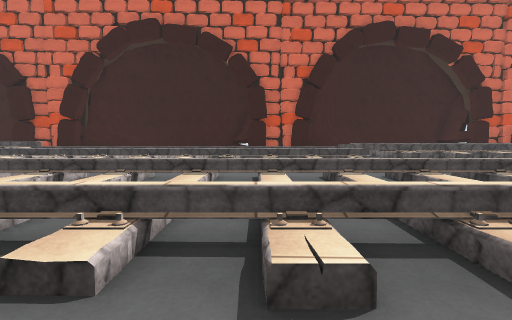
[1] (above)

24 first-person views from a walk through a 3-D level made in the Unity game engine. The camera is 1.2 m above the floor, tilts 4° down and sees 85° across. The floor is counted in squares, 2 m on a side. Each view is taken from the middle of a square. On the plan, view 1 faces up. The plan holds only what a view shows up to about 9 squares ahead; the rest is blank. The place goes on beyond the plan. The player character is not drawn. Surface patterns are stand-ins for the level's own textures.

[2]
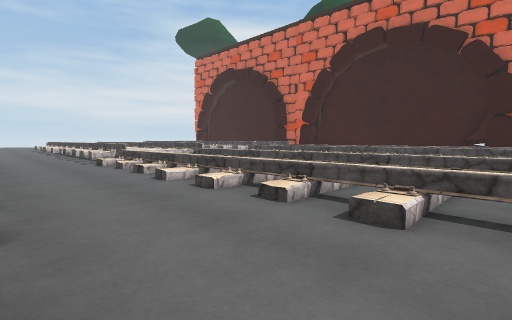

[3]
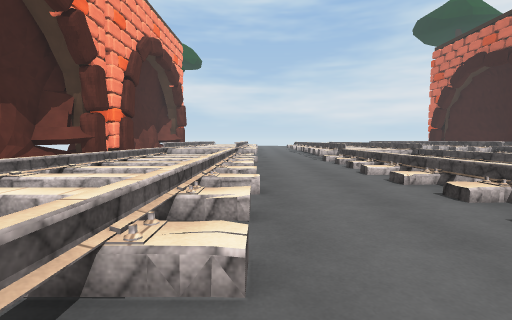

[4]
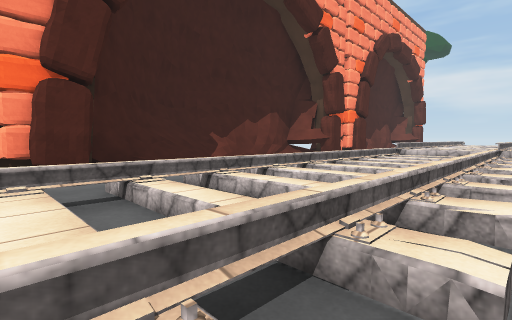

[5]
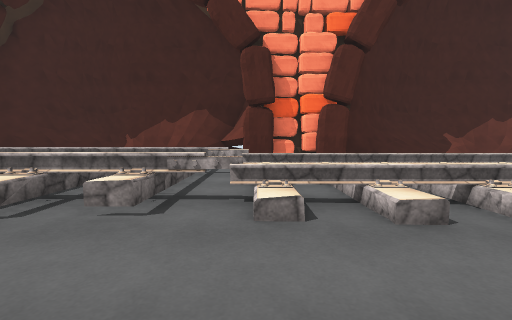

[6]
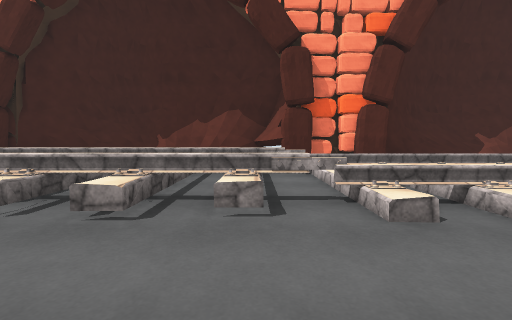

[7]
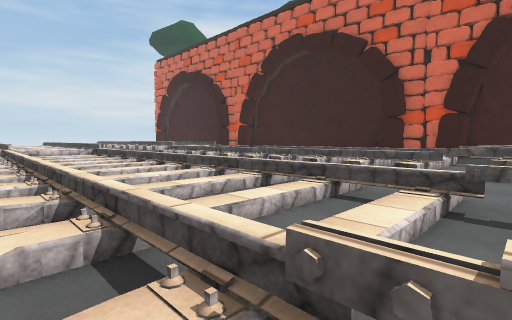

[8]
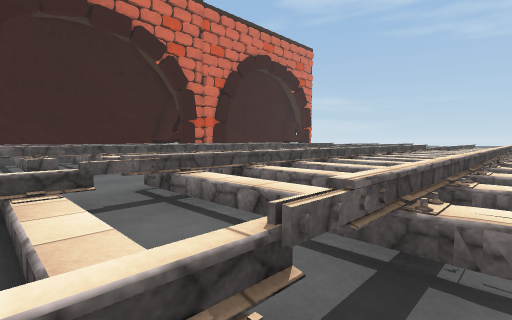

[9]
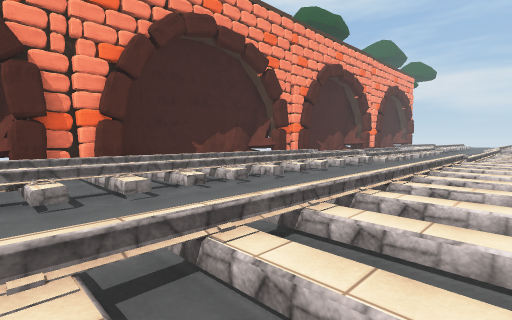

[10]
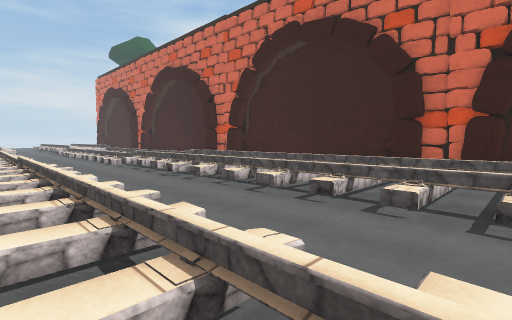

[11]
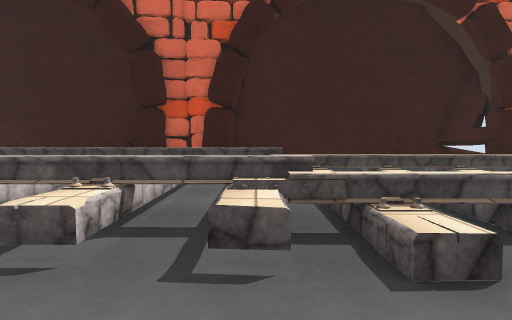

[12]
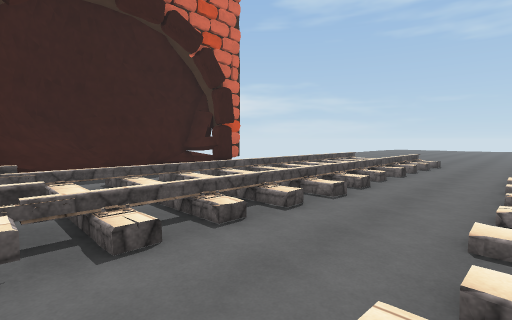

[13]
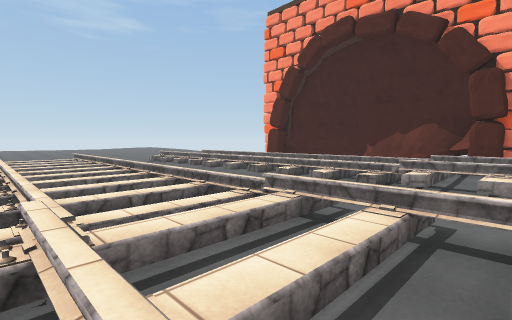

[14]
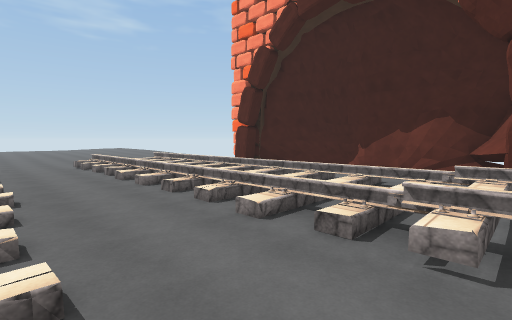

[15]
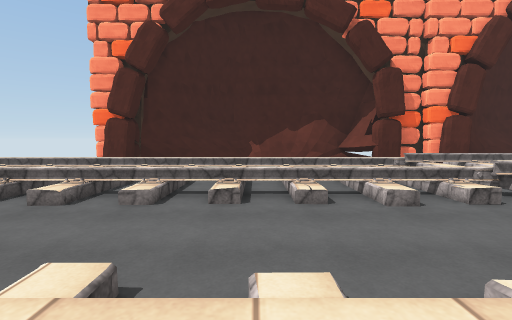

[16]
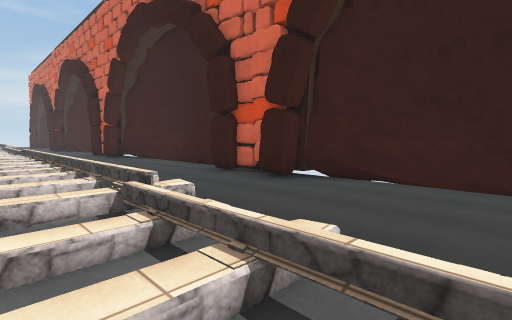

[17]
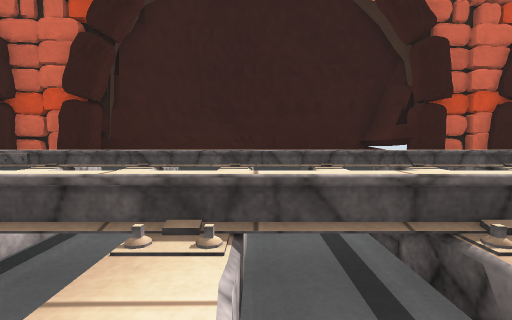

[18]
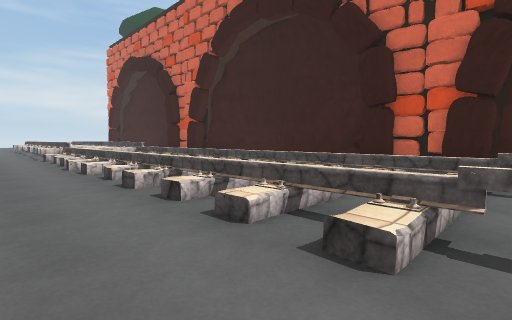

[19]
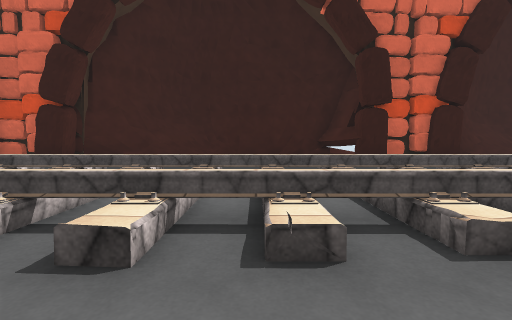

[20]
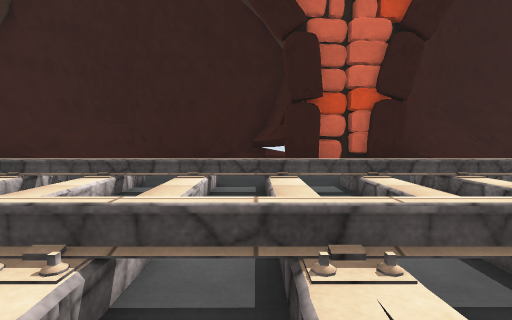

[21]
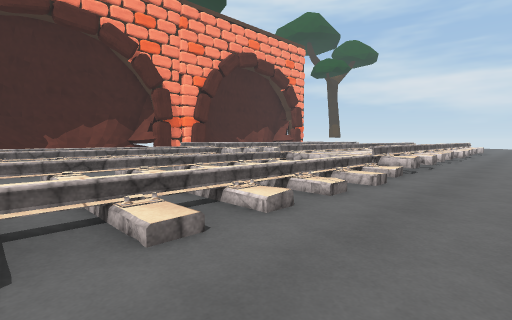

[22]
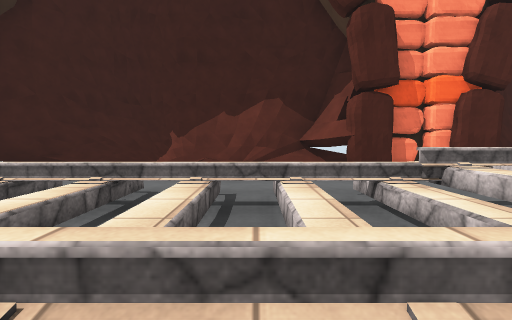

[23]
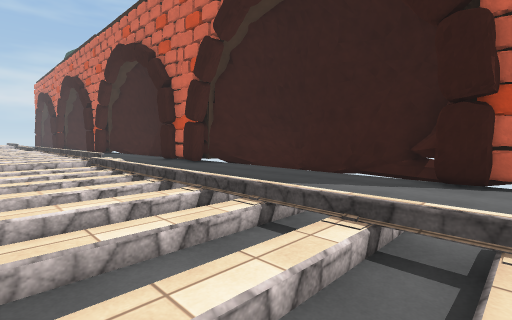

[24]
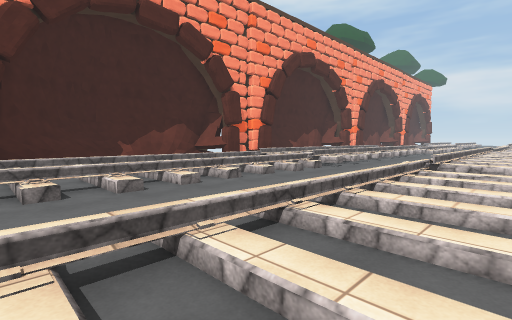

### Floor plan
Key: @ floor where view 1 was taken; # wall or solid block; x gap in a wall; . main floor; : floor 0.25 m higher than the main floor; - floor 0.25 m lower than the main floor; / step, stairs or slope; = window, fence, low wall or low ledge; ^ raised ledge; v drop or lower ground.
Columns run from 7 left of view 1 to 21 right of it. Each row starts with its distance up from view 1.
 14 ########  ######## #########
 13 #.   ..####    ..###.......##
 12        ......................
 11  ...........  ...............
 10 //////////..=   #  .....  ...
  9 ==========x^^^^^v^^v^=///////
  8   .........^^^^^v^^v^////////
  7 ==========x^^^^^v^^v^////////
  6 .....................////////
  5 .............................
  4 ^==/========/////////= //////
  3 ^:::::......//////////..:::::
  2 ^:::=:=======/////////..::::/
  1 /:.::#......./////////=//////
  0 .......@.....................
 -1 ^./////////==/=//=.==.//./...
 -2 ^=========///=//= ====////...
 -3 ^-////////////    ////////...
 -4 ^===========/=//////=========
 -5 ----.. ..            .../
 -6 #.-..    ..         :...
 -7 ##... /####./    ####.  .-
 -8  #######  ########  ########

Positions as (right, up) in squares from view 1, and headings:
1: (0, 0), facing up
2: (1, -1), facing up-left
3: (2, -1), facing left
4: (2, -1), facing down-left
5: (3, 1), facing down
6: (4, 1), facing down
7: (4, 1), facing up-left
8: (3, 1), facing up-right
9: (14, 3), facing down-left
10: (13, 3), facing up-left
11: (13, 5), facing up
12: (13, 4), facing up-right
13: (12, 4), facing down-right
14: (13, 1), facing down-right
15: (17, 2), facing down
16: (16, 8), facing up-left
17: (6, 6), facing up
18: (3, 5), facing up-left
19: (-3, 5), facing up
20: (-1, 6), facing up
21: (-1, 6), facing down-left
22: (-5, -1), facing down
23: (21, 7), facing up-left
24: (21, 3), facing down-left
